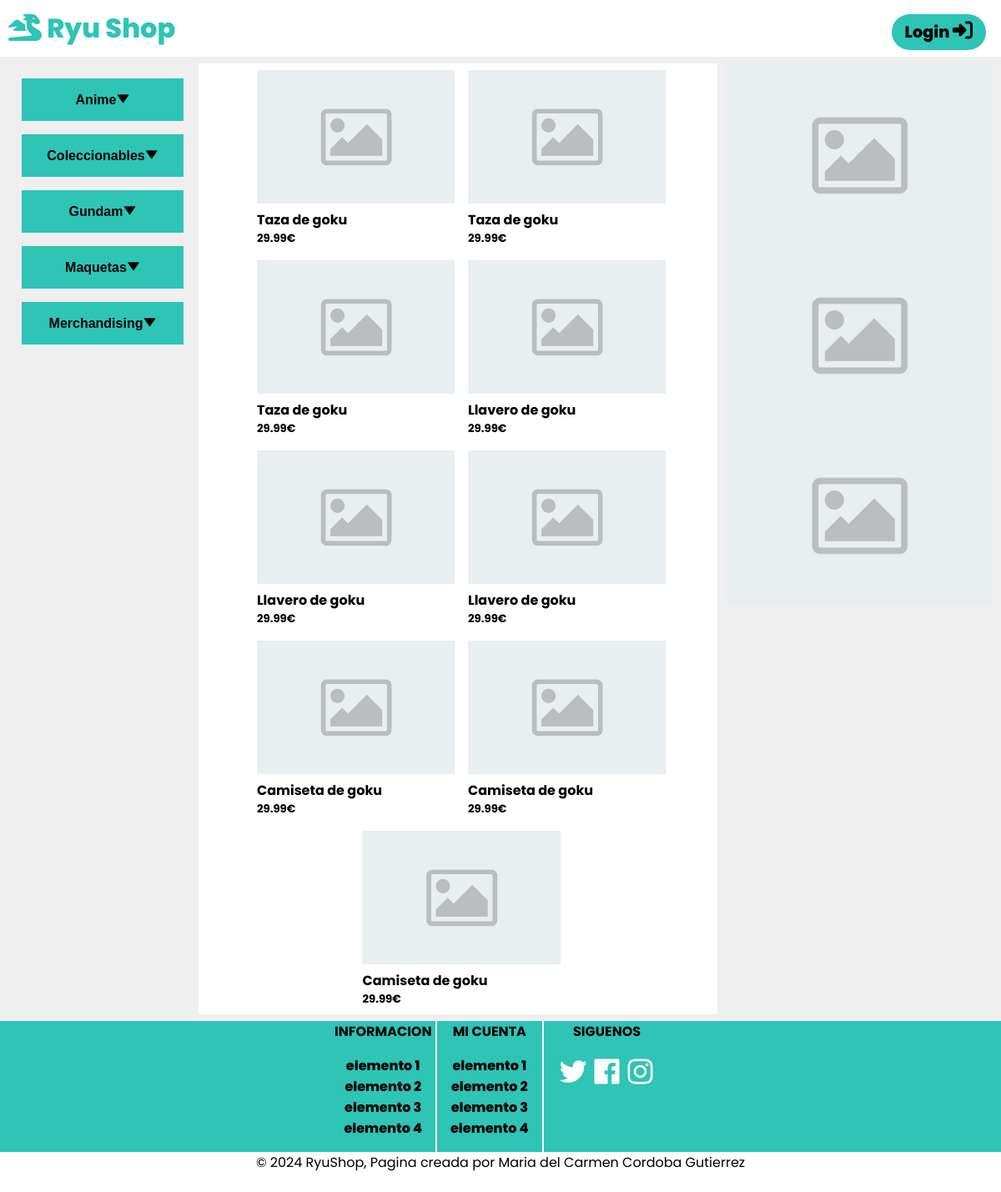
The page /products.php?categorieId=4 on the database as committed earlier.
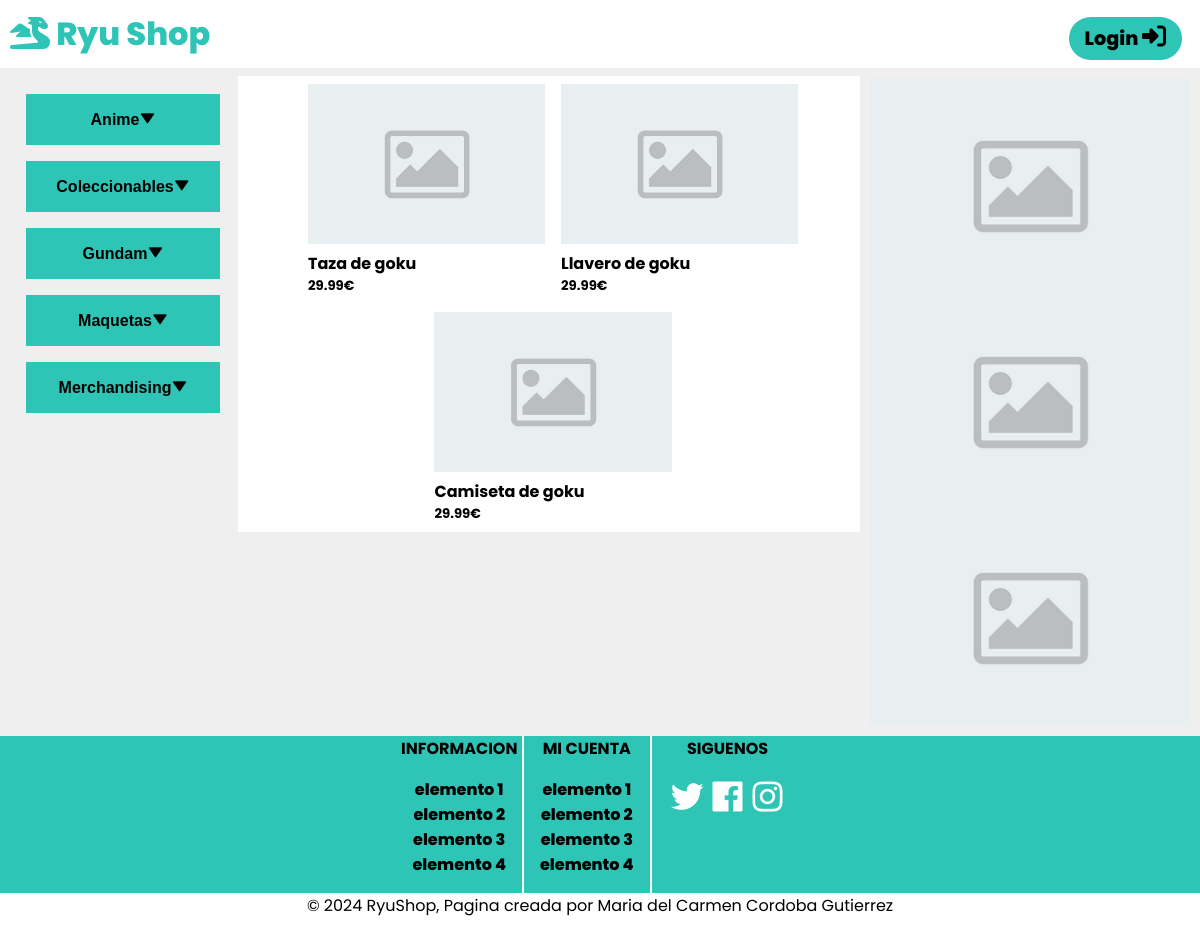
The same page on the database as committed later.
### tables this page shows
CREATE TABLE Productos (
    idProducto INT AUTO_INCREMENT, 
    nombreProd VARCHAR(50) NOT NULL,
    descripcionProd VARCHAR(200),
    precioProd FLOAT NOT NULL,
    imgProducto VARCHAR(300) DEFAULT './public/img/resources/placeholder-image.jpg',
    stock INT NOT NULL,
    sinStock BOOLEAN DEFAULT 0,
    idCategoria INT NOT NULL,
    idSubCategoria INT NOT NULL,
    PRIMARY KEY (idProducto),
    FOREIGN KEY (idCategoria) REFERENCES Categorias (idCategoria),
    FOREIGN KEY (idSubCategoria) REFERENCES SubCategorias (idSubCategoria)
);

CREATE TABLE Categorias (
    idCategoria INT AUTO_INCREMENT, 
    nombreCat VARCHAR(50) UNIQUE,
    descripcionCat VARCHAR(200),
    PRIMARY KEY (idCategoria)
);

### config/db_operations.php (called while the page is built, shortened)
<?php
function load_categories()
{
    $connection = obtain_connection();
    $sql = "SELECT idCategoria, nombreCat FROM Categorias";
    $stmt = $connection->prepare($sql);
    $stmt->execute();
    $categories = $stmt->fetchAll();
    return $categories;
}
function load_products_categories($cat_id)
{
    $connection = obtain_connection();
    $sql = "SELECT * FROM Productos WHERE idCategoria = :idCategoria";
    $stmt = $connection->prepare($sql);
    $stmt->bindParam(":idCategoria", $cat_id);
    $stmt->execute();
    $productsCat = $stmt->fetchAll();
    return $productsCat;
}

### products.php (the view, shortened to what this page needs)
<?php
include "./includes/header.php";
require_once "./config/db_operations.php";
?>
<article class="main">
    <section class="products">
        <?php
        if (isset($_GET["categorieId"]) && !isset($_GET["subCategorieId"])) {
            $categorie_id = $_GET["categorieId"];
            $products = load_products_categories($categorie_id);
            foreach ($products as $product) {
        ?>
                <div class="product-card">
                    <div class="product-image">
                        <a href="product_details.php?productId=<?= $product["idProducto"]; ?>">
                            <img src="<?= $product["imgProducto"]; ?>">
                        </a>
                    </div>
                    <div class="product-info">
                        <h4><?= $product["nombreProd"]; ?></h4>
                        <h5><?= $product["precioProd"]; ?>€</h5>
                    </div>
                </div>
            <?php
            }
        }
        ?>
    </section>
</article>
<?php include "./includes/sidenavIzq.php"; ?>
<?php include "./includes/sidenavDer.php"; ?>
<?php include "./includes/footer.php"; ?>

### includes/sidenavIzq.php (shortened to what this page needs)
<?php require_once "./config/db_operations.php";  ?>
<aside class="aside aside-1">
    <div class="asideMenu">
        <?php
        $categories = load_categories();
        ?>
        <?php
        foreach ($categories as $cat) {
        ?>
            <div class="dropdown">
                <button class="dropdown-btn">
                    <a class="categories" href="products.php?categorieId=<?= $cat['idCategoria']; ?>"><?= $cat["nombreCat"]; ?><i class='bx bxs-down-arrow'></i></a>
                </button>
            </div>
        <?php
        }
        ?>
    </div>
</aside>

Rows that differ between the two databases and show on the page:
removed productos: imgProducto (placeholder picture), nombreProd "Taza de goku", precioProd "29.99"
removed productos: imgProducto (placeholder picture), nombreProd "Taza de goku", precioProd "29.99"
removed productos: imgProducto (placeholder picture), nombreProd "Llavero de goku", precioProd "29.99"
removed productos: imgProducto (placeholder picture), nombreProd "Llavero de goku", precioProd "29.99"
removed productos: imgProducto (placeholder picture), nombreProd "Camiseta de goku", precioProd "29.99"
removed productos: imgProducto (placeholder picture), nombreProd "Camiseta de goku", precioProd "29.99"
